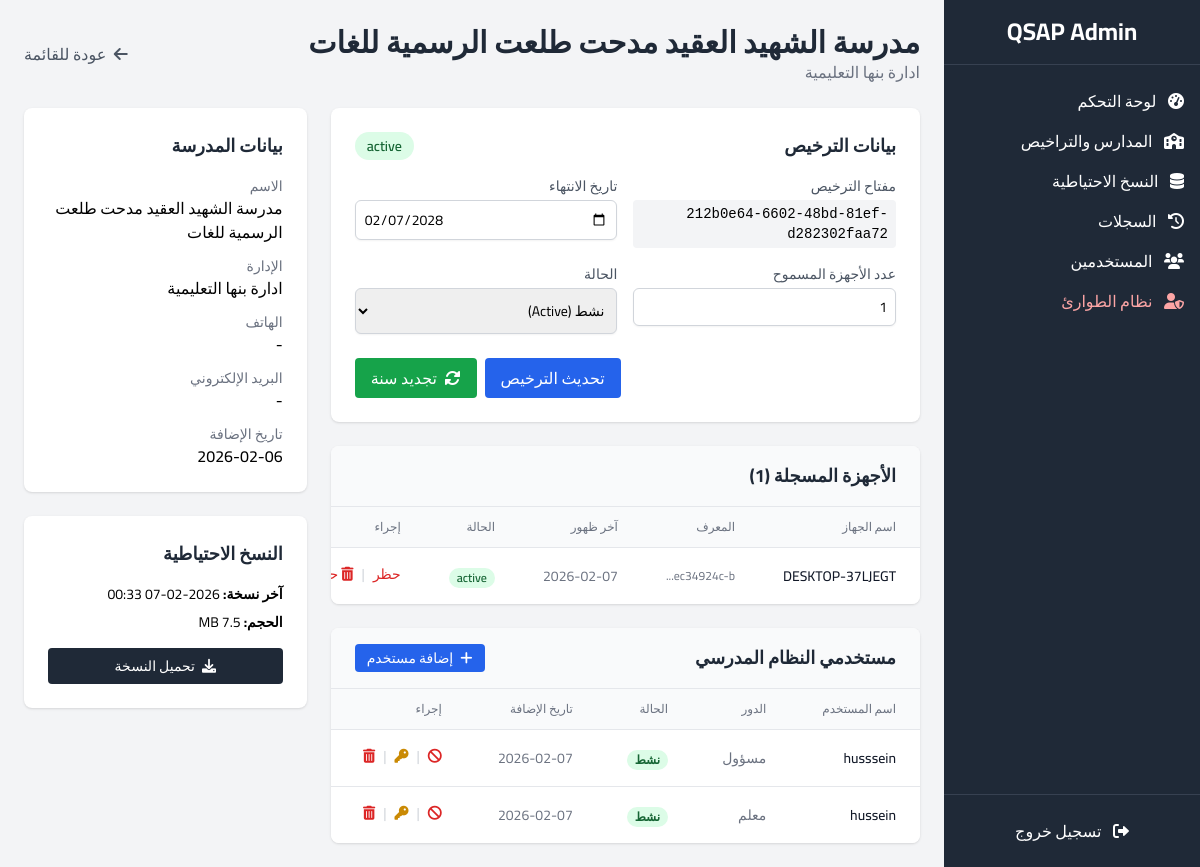
The page /admin/schools/1 (signed in) on the database its author committed.
### models.py (models this page shows, shortened)
class School(db.Model):
    id = db.Column(db.Integer, primary_key=True)
    name = db.Column(db.String(120), nullable=False)
    education_admin = db.Column(db.String(120), nullable=False) # Educational Administration
    contact_email = db.Column(db.String(120))
    phone = db.Column(db.String(20))
    created_at = db.Column(db.DateTime, default=datetime.utcnow)
    licenses = db.relationship('License', backref='school', lazy=True)
    backups = db.relationship('BackupVault', backref='school', lazy=True)
    users = db.relationship('SchoolUser', backref='school', lazy=True)

class License(db.Model):
    id = db.Column(db.Integer, primary_key=True)
    school_id = db.Column(db.Integer, db.ForeignKey('school.id'), nullable=False)
    license_key = db.Column(db.String(64), unique=True, nullable=False)
    status = db.Column(db.String(20), default='active') # active, expired, suspended
    max_devices = db.Column(db.Integer, default=1)
    expiry_date = db.Column(db.DateTime, nullable=False)
    created_at = db.Column(db.DateTime, default=datetime.utcnow)
    devices = db.relationship('Device', backref='license', lazy=True)

class Device(db.Model):
    id = db.Column(db.Integer, primary_key=True)
    license_id = db.Column(db.Integer, db.ForeignKey('license.id'), nullable=False)
    device_identifier = db.Column(db.String(128), nullable=False) # Unique Hardware ID
    device_name = db.Column(db.String(64)) # Hostname
    status = db.Column(db.String(20), default='active') # active, blocked
    last_check = db.Column(db.DateTime, default=datetime.utcnow)
    created_at = db.Column(db.DateTime, default=datetime.utcnow)
    pending_command = db.Column(db.String(50), nullable=True) # e.g., 'request_backup'

class SchoolUser(db.Model):
    id = db.Column(db.Integer, primary_key=True)
    school_id = db.Column(db.Integer, db.ForeignKey('school.id'), nullable=False)
    username = db.Column(db.String(64), nullable=False)
    email = db.Column(db.String(120))
    phone = db.Column(db.String(20))
    password_hash = db.Column(db.String(128))
    role = db.Column(db.String(20), default='teacher') # admin, principal, teacher, staff
    is_active = db.Column(db.Boolean, default=True)
    created_at = db.Column(db.DateTime, default=datetime.utcnow)

class BackupVault(db.Model):
    id = db.Column(db.Integer, primary_key=True)
    school_id = db.Column(db.Integer, db.ForeignKey('school.id'), nullable=False)
    file_path = db.Column(db.String(255), nullable=False)
    file_size = db.Column(db.Integer) # in bytes
    uploaded_at = db.Column(db.DateTime, default=datetime.utcnow)
    uploaded_by_device_id = db.Column(db.Integer, db.ForeignKey('device.id'), nullable=True)

### routes/admin.py (the view)
@admin_bp.route('/schools/<int:id>', methods=['GET', 'POST'])
@login_required
def school_detail(id):
    school = School.query.get_or_404(id)
    if request.method == 'POST':
        pass
    return render_template('admin/school_detail.html', school=school)

### templates/admin/school_detail.html (shortened to what this page needs)
{% extends 'admin/base.html' %}
{% block content %}
<div class="mb-6 flex justify-between items-center">
    <div>
        <h2 class="text-3xl font-bold text-gray-800">{{ school.name }}</h2>
        <p class="text-gray-500">{{ school.education_admin }}</p>
    </div>
    <a href="{{ url_for('admin.schools') }}" class="text-gray-600 hover:text-gray-900">
        <i class="fas fa-arrow-left ml-1"></i> عودة للقائمة
    </a>
</div>
<div class="grid grid-cols-1 lg:grid-cols-3 gap-6">
    <div class="lg:col-span-2 space-y-6">
        {% if school.licenses %}
        {% set license = school.licenses[0] %}
        <div class="bg-white rounded-lg shadow p-6">
            <div class="flex justify-between items-start mb-4">
                <h3 class="text-lg font-bold text-gray-800">بيانات الترخيص</h3>
                <span class="px-3 py-1 rounded-full text-sm font-semibold {{ 'bg-green-100 text-green-800' if license.status == 'active' else 'bg-red-100 text-red-800' }}">
                    {{ license.status }}
                </span>
            </div>
            <form action="{{ url_for('admin.update_license', id=license.id) }}" method="POST" class="space-y-4">
                <div class="grid grid-cols-1 md:grid-cols-2 gap-4">
                    <div>
                        <label class="block text-sm text-gray-600">مفتاح الترخيص</label>
                        <div class="flex items-center mt-1">
                            <code class="bg-gray-100 px-2 py-1 rounded text-sm flex-1">{{ license.license_key }}</code>
                        </div>
                    </div>
                    <div>
                        <label class="block text-sm text-gray-600">تاريخ الانتهاء</label>
                        <input type="date" name="expiry_date" value="{{ license.expiry_date.strftime('%Y-%m-%d') }}" class="mt-1 block w-full border-gray-300 rounded-md shadow-sm focus:ring-blue-500 focus:border-blue-500 sm:text-sm border p-2">
                    </div>
                    <div>
                        <label class="block text-sm text-gray-600">عدد الأجهزة المسموح</label>
                        <input type="number" name="max_devices" value="{{ license.max_devices }}" min="1" class="mt-1 block w-full border-gray-300 rounded-md shadow-sm focus:ring-blue-500 focus:border-blue-500 sm:text-sm border p-2">
                    </div>
                    <div>
                        <label class="block text-sm text-gray-600">الحالة</label>
                        <select name="status" class="mt-1 block w-full border-gray-300 rounded-md shadow-sm focus:ring-blue-500 focus:border-blue-500 sm:text-sm border p-2">
                            <option value="active" {{ 'selected' if license.status == 'active' else '' }}>نشط (Active)</option>
                        </select>
                    </div>
                </div>
                <div class="text-left pt-2 flex justify-end space-x-2 space-x-reverse">
                    <button type="submit" class="bg-blue-600 text-white px-4 py-2 rounded hover:bg-blue-700">تحديث الترخيص</button>
                    <button type="submit" formaction="{{ url_for('admin.renew_license', id=license.id) }}" class="bg-green-600 text-white px-4 py-2 rounded hover:bg-green-700">
                        <i class="fas fa-sync-alt ml-1"></i> تجديد سنة
                    </button>
                </div>
            </form>
        </div>
        <div class="bg-white rounded-lg shadow overflow-hidden">
            <div class="px-6 py-4 border-b border-gray-200 bg-gray-50 flex justify-between items-center">
                <h3 class="text-lg font-bold text-gray-800">الأجهزة المسجلة ({{ license.devices|length }})</h3>
            </div>
            <div class="overflow-x-auto">
            <table class="min-w-full divide-y divide-gray-200">
                <thead class="bg-gray-50">
                    <tr>
                        <th class="px-6 py-3 text-right text-xs font-medium text-gray-500 uppercase">اسم الجهاز</th>
                        <th class="px-6 py-3 text-right text-xs font-medium text-gray-500 uppercase">المعرف</th>
                        <th class="px-6 py-3 text-right text-xs font-medium text-gray-500 uppercase">آخر ظهور</th>
                        <th class="px-6 py-3 text-right text-xs font-medium text-gray-500 uppercase">الحالة</th>
                        <th class="px-6 py-3 text-right text-xs font-medium text-gray-500 uppercase">إجراء</th>
                    </tr>
                </thead>
                <tbody class="bg-white divide-y divide-gray-200">
                    {% for device in license.devices %}
                    <tr>
                        <td class="px-6 py-4 whitespace-nowrap text-sm font-medium text-gray-900">{{ device.device_name }}</td>
                        <td class="px-6 py-4 whitespace-nowrap text-xs text-gray-500" title="{{ device.device_identifier }}">{{ device.device_identifier[:10] }}...</td>
                        <td class="px-6 py-4 whitespace-nowrap text-sm text-gray-500">{{ device.last_check.strftime('%Y-%m-%d') }}</td>
                        <td class="px-6 py-4 whitespace-nowrap">
                            <span class="px-2 inline-flex text-xs leading-5 font-semibold rounded-full {{ 'bg-green-100 text-green-800' if device.status == 'active' else 'bg-red-100 text-red-800' }}">
                                {{ device.status }}
                            </span>
                        </td>
                        <td class="px-6 py-4 whitespace-nowrap text-sm font-medium flex space-x-2 space-x-reverse">
                            <form action="{{ url_for('admin.toggle_device', id=device.id) }}" method="POST" class="inline">
                                <button type="submit" class="text-{{ 'red' if device.status == 'active' else 'green' }}-600 hover:text-{{ 'red' if device.status == 'active' else 'green' }}-900">
                                    {{ 'حظر' if device.status == 'active' else 'فك الحظر' }}
                                </button>
                            </form>
                            <span class="text-gray-300">|</span>
                            <form action="{{ url_for('admin.delete_device', id=device.id) }}" method="POST" class="inline" onsubmit="return confirm('هل أنت متأكد من حذف هذا الجهاز؟ سيتمكن المستخدم من التسجيل مرة أخرى كجهاز جديد.');">
                                <button type="submit" class="text-red-600 hover:text-red-900">
                                    <i class="fas fa-trash-alt"></i> حذف
                                </button>
                            </form>
                        </td>
                    </tr>
                    {% endfor %}
                </tbody>
            </table>
            </div>
        </div>
        <div class="bg-white rounded-lg shadow overflow-hidden mt-6">
            <div class="px-6 py-4 border-b border-gray-200 bg-gray-50 flex justify-between items-center">
                <h3 class="text-lg font-bold text-gray-800">مستخدمي النظام المدرسي</h3>
                <button onclick="document.getElementById('addUserForm').classList.toggle('hidden')" class="bg-blue-600 text-white px-3 py-1 rounded text-sm hover:bg-blue-700">
                    <i class="fas fa-plus ml-1"></i> إضافة مستخدم
                </button>
            </div>
            <div class="overflow-x-auto">
                <table class="min-w-full divide-y divide-gray-200">
                    <thead class="bg-gray-50">
                        <tr>
                            <th class="px-6 py-3 text-right text-xs font-medium text-gray-500 uppercase">اسم المستخدم</th>
                            <th class="px-6 py-3 text-right text-xs font-medium text-gray-500 uppercase">الدور</th>
                            <th class="px-6 py-3 text-right text-xs font-medium text-gray-500 uppercase">الحالة</th>
                            <th class="px-6 py-3 text-right text-xs font-medium text-gray-500 uppercase">تاريخ الإضافة</th>
                            <th class="px-6 py-3 text-right text-xs font-medium text-gray-500 uppercase">إجراء</th>
                        </tr>
                    </thead>
                    <tbody class="bg-white divide-y divide-gray-200">
                        {% for user in school.users %}
                        <tr>
                            <td class="px-6 py-4 whitespace-nowrap text-sm font-medium text-gray-900">{{ user.username }}</td>
                            <td class="px-6 py-4 whitespace-nowrap text-sm text-gray-500">
                                {% if user.role == 'admin' %}مسؤول{% elif user.role == 'principal' %}مدير{% else %}معلم{% endif %}
                            </td>
                            <td class="px-6 py-4 whitespace-nowrap">
                                <span class="px-2 inline-flex text-xs leading-5 font-semibold rounded-full {{ 'bg-green-100 text-green-800' if user.is_active else 'bg-red-100 text-red-800' }}">
                                    {{ 'نشط' if user.is_active else 'معطل' }}
                                </span>
                            </td>
                            <td class="px-6 py-4 whitespace-nowrap text-sm text-gray-500">{{ user.created_at.strftime('%Y-%m-%d') }}</td>
                            <td class="px-6 py-4 whitespace-nowrap text-sm font-medium flex space-x-2 space-x-reverse">
                                <form action="{{ url_for('admin.toggle_school_user', user_id=user.id) }}" method="POST" class="inline">
                                    <button type="submit" class="text-{{ 'red' if user.is_active else 'green' }}-600 hover:text-{{ 'red' if user.is_active else 'green' }}-900" title="{{ 'تعطيل' if user.is_active else 'تنشيط' }}">
                                        <i class="fas fa-{{ 'ban' if user.is_active else 'check-circle' }}"></i>
                                    </button>
                                </form>
                                <span class="text-gray-300">|</span>
                                <form action="{{ url_for('admin.reset_school_user_password', user_id=user.id) }}" method="POST" class="inline" onsubmit="return confirm('هل أنت متأكد من إعادة تعيين كلمة المرور؟ سيتم توليد كلمة مرور جديدة عشوائية.');">
                                    <button type="submit" class="text-yellow-600 hover:text-yellow-900" title="إعادة تعيين كلمة المرور">
                                        <i class="fas fa-key"></i>
                                    </button>
                                </form>
                                <span class="text-gray-300">|</span>
                                <form action="{{ url_for('admin.delete_school_user', user_id=user.id) }}" method="POST" class="inline" onsubmit="return confirm('هل أنت متأكد من حذف هذا المستخدم نهائياً؟');">
                                    <button type="submit" class="text-red-600 hover:text-red-900" title="حذف">
                                        <i class="fas fa-trash-alt"></i>
                                    </button>
                                </form>
                            </td>
                        </tr>
                        {% endfor %}
                    </tbody>
                </table>
            </div>
        </div>
        {% else %}
        <div class="bg-yellow-50 border-l-4 border-yellow-400 p-4">
            <p class="text-yellow-700">لا يوجد ترخيص لهذه المدرسة.</p>
        </div>
        {% endif %}
    </div>
    <div class="space-y-6">
        <div class="bg-white rounded-lg shadow p-6">
            <h3 class="text-lg font-bold text-gray-800 mb-4">بيانات المدرسة</h3>
            <div class="space-y-3">
                <div>
                    <span class="text-gray-500 text-sm block">الاسم</span>
                    <span class="font-medium">{{ school.name }}</span>
                </div>
                <div>
                    <span class="text-gray-500 text-sm block">الإدارة</span>
                    <span class="font-medium">{{ school.education_admin }}</span>
                </div>
                <div>
                    <span class="text-gray-500 text-sm block">الهاتف</span>
                    <span class="font-medium">{{ school.phone or '-' }}</span>
                </div>
                <div>
                    <span class="text-gray-500 text-sm block">البريد الإلكتروني</span>
                    <span class="font-medium">{{ school.contact_email or '-' }}</span>
                </div>
                <div>
                    <span class="text-gray-500 text-sm block">تاريخ الإضافة</span>
                    <span class="font-medium">{{ school.created_at.strftime('%Y-%m-%d') }}</span>
                </div>
            </div>
        </div>
        <div class="bg-white rounded-lg shadow p-6">
            <h3 class="text-lg font-bold text-gray-800 mb-4">النسخ الاحتياطية</h3>
            {% if school.backups %}
                {% set backup = school.backups[-1] %}
                <div class="text-sm">
                    <p class="mb-2"><span class="font-bold">آخر نسخة:</span> {{ backup.uploaded_at.strftime('%Y-%m-%d %H:%M') }}</p>
                    <p class="mb-2"><span class="font-bold">الحجم:</span> {{ (backup.file_size / 1024 / 1024)|round(2) }} MB</p>
                    <a href="{{ url_for('admin.download_backup', id=backup.id) }}" class="block w-full text-center bg-gray-800 text-white py-2 rounded hover:bg-gray-700 mt-4">
                        <i class="fas fa-download ml-1"></i> تحميل النسخة
                    </a>
                </div>
            {% else %}
                <p class="text-gray-500 text-sm">لا توجد نسخ احتياطية مرفوعة.</p>
            {% endif %}
        </div>
    </div>
</div>
{% endblock %}

### rows shown on the page
School: name "مدرسة الشهيد العقيد مدحت طلعت الرسمية للغات", education_admin "ادارة بنها التعليمية", phone "-", contact_email "-", created_at "2026-02-06"
License: status "active", license_key "212b0e64-6602-48bd-81ef-d282302faa72", expiry_date "02/07/2028", max_devices "1"
Device: device_name "DESKTOP-37LJEGT", device_identifier "ec34924c-b", last_check "2026-02-07", status "active", status "حظر"
SchoolUser: username "husssein", role "مسؤول", is_active "نشط", created_at "2026-02-07"
SchoolUser: username "hussein", role "معلم", is_active "نشط", created_at "2026-02-07"
BackupVault: uploaded_at "2026-02-07 00:33", (backup.file_size/1024/1024)|round(2) "7.5"

### other values the page prints
{{ license.devices|length }} "1"
